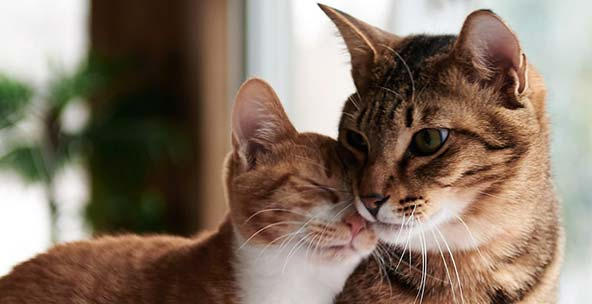
#> input picture dataset_image/Cats/13313648.jpg, 592 x 304 px; its folder holds only this picture in this run
$ python load_image_data.py
#> lines starting #> are read from the running program, lines starting #| are printed output that depends on the picture
import pickle
import numpy as np
import cv2
from sklearn.model_selection import train_test_split
import os

label = os.listdir("dataset_image")
dataset=[]
for image_label in label:

    images = os.listdir("dataset_image/"+image_label)                  # Load all the data

    for image in images:
        img = cv2.imread("dataset_image/"+image_label+"/"+image)
#> img is the input picture: shape (304, 592, 3); mean B, G, R 102.2, 117.1, 134.5
        img = cv2.resize(img, (64, 64))
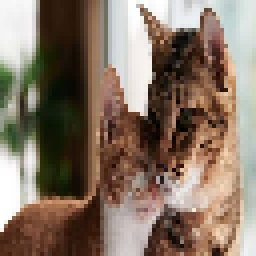
#> img: shape (64, 64, 3) (shown 4 times larger); mean B, G, R 102.2, 117.1, 134.5
        dataset.append((img,image_label))
#> pass 2 of the loop `for image_label in label:`:
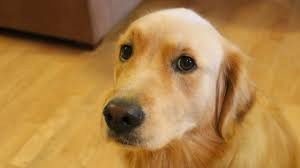
#> input picture dataset_image/Dogs/download (5).jpg, 300 x 168 px
#> img is the input picture: shape (168, 300, 3); mean B, G, R 70.3, 128.6, 172
#> `img = cv2.resize(img, (64, 64))`:
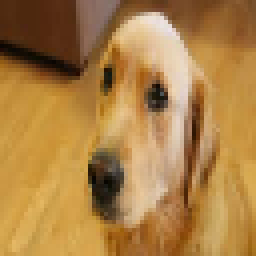
#> img: shape (64, 64, 3) (shown 4 times larger); mean B, G, R 70.3, 128.6, 172

X=[]
Y=[]

for  input_image,image_label in dataset:

    X.append(input_image)                          #integer encode the labels
    Y.append(label.index(image_label))
#> this loop made 2 passes
#> image_label on passes 1 to 2: 'Cats', 'Dogs'
#> after the loop, X = 2 items; Y = [0, 1]

X=np.array(X)
Y=np.array(Y)

X_train, X_test, y_train, y_test = train_test_split(X, Y, test_size=0.20, random_state=7)
#> y_train = [1]; y_test = [0]

#one got encode
#> (the run stopped early here; a loop or call above may not have finished)
